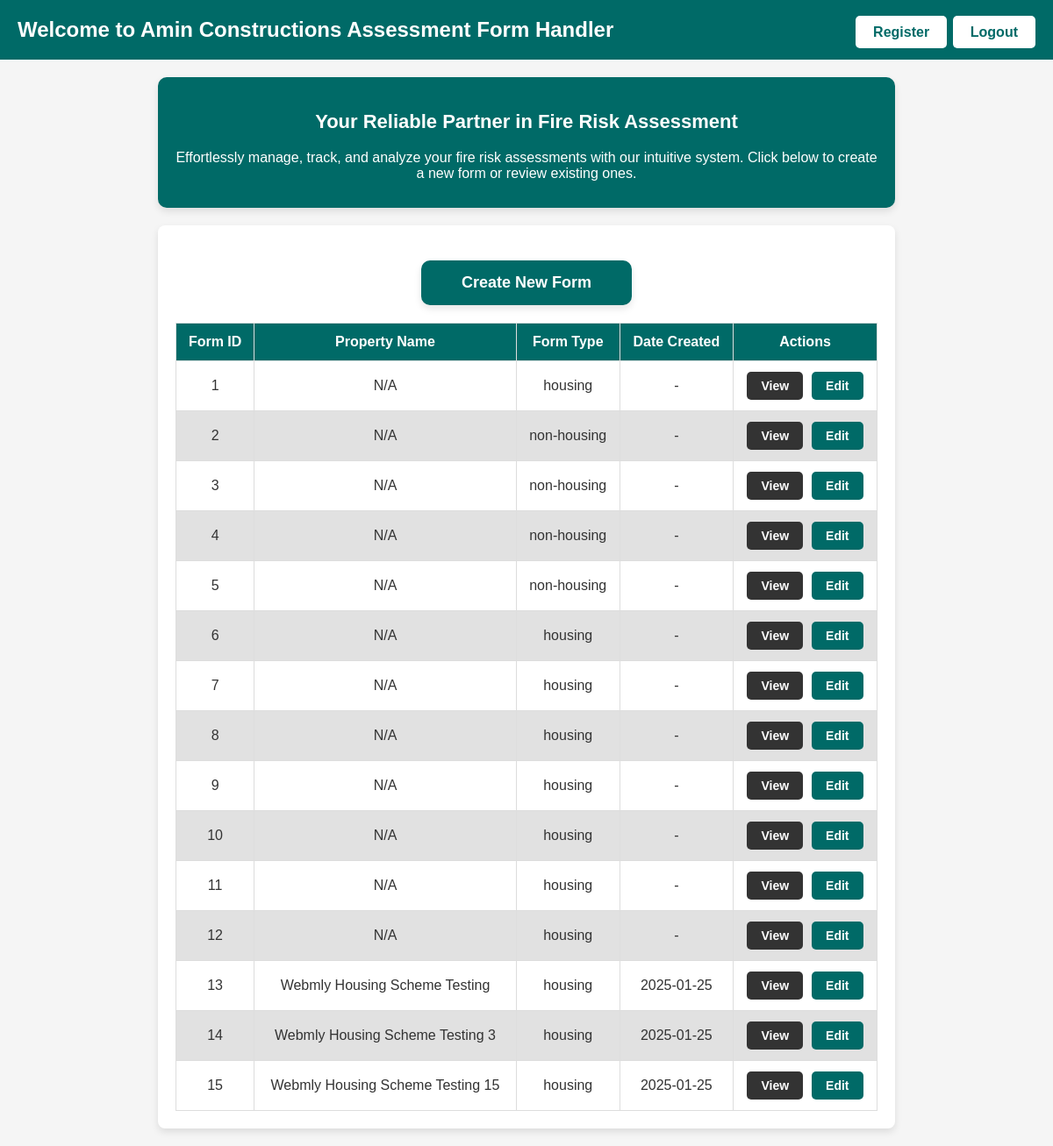
Page / (signed in) on the earlier database version.
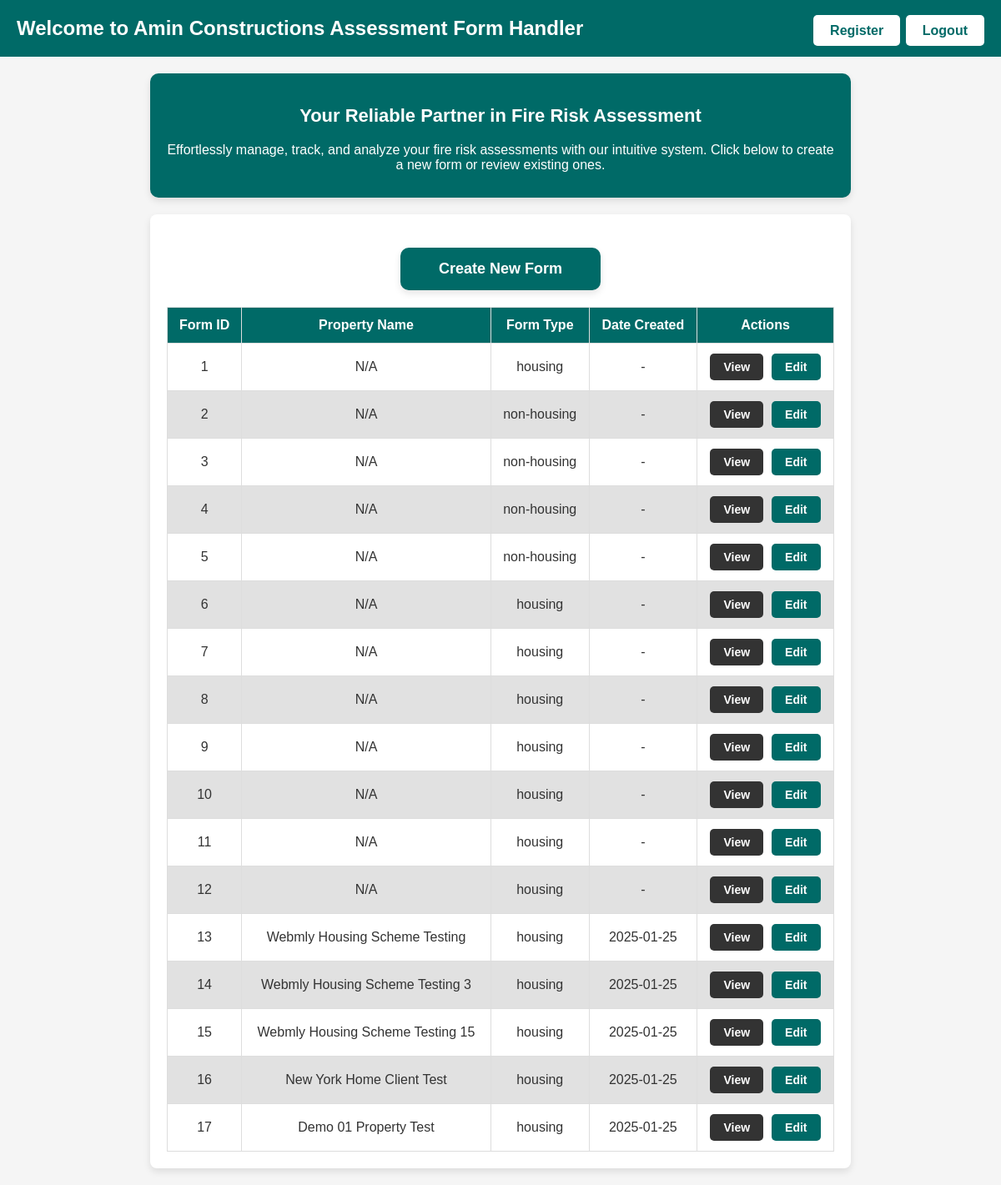
Same page on the later database version.
### POC2/app.py (models this page shows)
class Form(db.Model):
    id = db.Column(db.Integer, primary_key=True)
    form_id = db.Column(db.String(50), unique=True, nullable=False)
    form_type = db.Column(db.String(20), nullable=False)  # new column to store form type
    date_created = db.Column(db.DateTime, nullable=False, default=datetime.utcnow)
    property_name = db.Column(db.String(100), nullable=True)

### POC2/app.py (the view)
@app.route('/')
@login_required
def index():
    forms = Form.query.all()
    return render_template('index.html', forms=forms)

### POC2/app.py (called while the page is built)
def login_required(f):
    @wraps(f)
    def decorated_function(*args, **kwargs):
        if 'user_id' not in session:
            return redirect(url_for('login'))
        return f(*args, **kwargs)
    return decorated_function

### POC2/templates/index.html (shortened to what this page needs)
<!DOCTYPE html>
<html lang="en">
<head>
</head>
<body>
    <header>
        Welcome to Amin Constructions Assessment Form Handler
        <div class="header-buttons">
            {% if session['username'] == 'admin' %}
            <a href="{{ url_for('register') }}" class="logout-button">Register</a>
            {% endif %}
            <a href="{{ url_for('logout') }}" class="logout-button">Logout</a>
        </div>
    </header>
    <div class="welcome-section">
        <h2>Your Reliable Partner in Fire Risk Assessment</h2>
        <p>Effortlessly manage, track, and analyze your fire risk assessments with our intuitive system.
        Click below to create a new form or review existing ones.</p>
    </div>
    <div class="form-list">
        <a href="{{ url_for('create_form') }}" class="create-form">Create New Form</a>
        <table>
            <thead>
                <tr>
                    <th>Form ID</th>
                    <th>Property Name</th>
                    <th>Form Type</th>
                    <th>Date Created</th>
                    <th>Actions</th>
                </tr>
            </thead>
            <tbody>
                {% for form in forms %}
                <tr>
                    <td>{{ form.form_id }}</td>
                    <td>{{ form.property_name or 'N/A' }}</td>
                    <td>{{ form.form_type }}</td>
                    <td>{{ form.date_created.strftime('%Y-%m-%d') if form.date_created else '-' }}</td>
                    <td>
                        <div class="action-buttons">
                            <a href="{{ url_for('view_form', form_id=form.form_id) }}" class="view-button">View</a>
                            <a href="{{ url_for('edit_form', form_id=form.form_id) }}" class="edit-button">Edit</a>
                        </div>
                    </td>
                </tr>
                {% endfor %}
            </tbody>
        </table>
    </div>
</body>
</html>

### POC2/templates/index.html (style rules this page uses)
:root { --dark-text: #333333; --accent-color: #006A67; --light-background: #f5f5f5; --light-hover: #e1e1e1; }
body { font-family: Arial, sans-serif; background-color: var(--light-background); color: var(--dark-text); margin: 0; padding: 0; }
header { display: flex; justify-content: space-between; align-items: center; background-color: var(--accent-color); color: white; padding: 20px; font-size: 24px; font-weight: bold; }
.logout-button { background-color: white; color: var(--accent-color); padding: 10px 20px; font-size: 16px; font-weight: bold; text-decoration: none; border-radius: 5px; transition: background-color 0.3s ease, transform 0.3s ease; }
.welcome-section { background-color: var(--accent-color); color: #ffffff; text-align: center; padding: 20px; margin: 20px auto; max-width: 800px; border-radius: 10px; box-shadow: 0 4px 8px rgba(0, 0, 0, 0.1); }
.welcome-section h2 { font-size: 22px; font-weight: bold; color: #ffffff; }
.welcome-section p { font-size: 16px; margin: 10px 0; color: #ffffff; }
.form-list { max-width: 800px; margin: 20px auto; padding: 20px; background-color: #ffffff; border-radius: 8px; box-shadow: 0 4px 8px rgba(0, 0, 0, 0.1); }
.create-form { display: block; width: 200px; text-align: center; margin: 20px auto; padding: 15px 20px; font-size: 18px; font-weight: bold; background-color: var(--accent-color); color: white; text-decoration: none; border-radius: 10px; transition: background-color 0.3s ease, transform 0.3s ease; box-shadow: 0 4px 8px rgba(0, 0, 0, 0.1); }
table { width: 100%; border-collapse: collapse; margin-top: 20px; }
table th, table td { border: 1px solid #ddd; padding: 12px; text-align: center; font-size: 16px; }
table th { background-color: var(--accent-color); color: white; font-weight: bold; }
table tr { background-color: #ffffff; }
table tr:nth-child(even) { background-color: var(--light-hover); }
.action-buttons { display: flex; justify-content: center; gap: 10px; }
.view-button, .edit-button { text-decoration: none; padding: 8px 16px; font-size: 14px; font-weight: bold; border-radius: 5px; color: white; transition: background-color 0.3s ease, transform 0.3s ease; }
.view-button { background-color: #333333; }
.edit-button { background-color: var(--accent-color); }

Differences in the rows shown:
added Form: form_id "16", property_name "New York Home Client Test", form_type "housing", date_created "2025-01-25"
added Form: form_id "17", property_name "Demo 01 Property Test", form_type "housing", date_created "2025-01-25"
